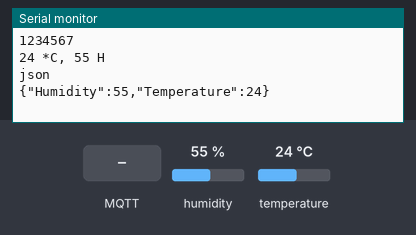
Recording of a sketch running on a simulated ESP8266 (NodeMCU). Shown: the last lines printed to the serial monitor. The test bench sets the inputs (shaded band); at power-on: humidity 55 %, temperature 24 °C. WiFi joins after 1.5 s; servers stay silent unless stated; no MQTT or app messages arrive unless stated.

Above: at 2.7 s.
2.8 s: MQTT message "YJS88888888" arrives on the first subscribed topic
At 13.4 s:
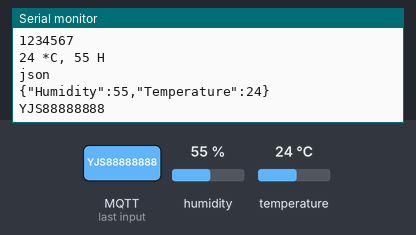
14.0 s: MQTT message "on" arrives on the first subscribed topic
At 24.4 s:
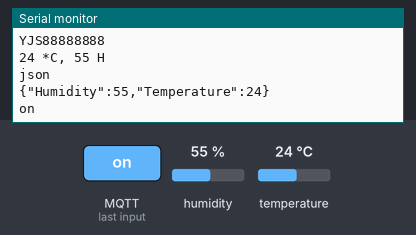
25.1 s: MQTT message "off" arrives on the first subscribed topic
At 35.5 s:
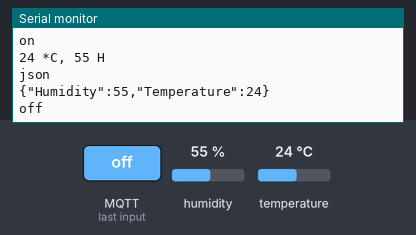
36.1 s: humidity set to 22 %
At 36.8 s:
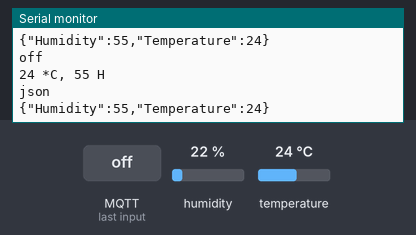
40.2 s: temperature set to 12 °C
44.3 s: humidity set to 40 %
At 47.0 s:
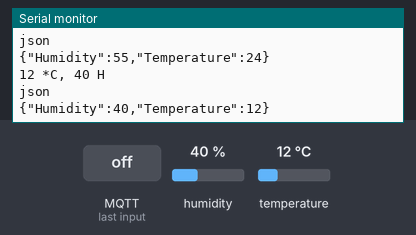

Measured:
- after the input at 2.8 s, the serial monitor: prints a new line after 9.8 s (image 1)
- after the input at 14.0 s, the serial monitor: prints a new line after 9.6 s (image 2)
- after the input at 25.1 s, the serial monitor: prints a new line after 9.5 s (image 3)
- after the input at 44.3 s, the serial monitor: prints a new line after 2.4 s (image 5)

The sketch:

dht22.ino
```cpp
#include <ESP8266WiFi.h>
#include <PubSubClient.h>
#include <SimpleDHT.h>
#include <ArduinoJson.h>
int pinDHT11 = D2;
SimpleDHT11 dht11;
unsigned int mac=0;
//连线：D2连dht11或dht22中间的DATA，ACC接nodemcu上的VIN接口（其实就是5V），GND接GND（地线）

const char* ssid = "WUZEEN";//连接的路由器的名字
const char* password = "wuzeen1996";//连接的路由器的密码

//const char* ssid = "yzzn";//连接的路由器的名字
//const char* password = "8888888888";//连接的路由器的密码

//const char* ssid = "YJS";//连接的路由器的名字
//const char* password = "YJS88888888";//连接的路由器的密码

//const char* mqtt_server = "47.93.196.49";//服务器的地址 iot.eclipse.org是开源服务器,实验室服务器：123.206.127.199

const char* mqtt_server = "39.108.118.166";//吴泽恩的服务器

long lastMsg = 0;//存放时间的变量

WiFiClient espClient;
PubSubClient client(espClient);


char msg[100];//存放要发的数据
int Humidity=0;
int Temperature=0;

void setup_wifi() {//自动连WIFI接入网络
  delay(10);
  WiFi.begin(ssid, password);
  while (WiFi.status() != WL_CONNECTED) {
    delay(500);
  }
}

void callback(char* topic, byte* payload, unsigned int length) {//用于接收数据

  for (int i = 0; i < length; i++) {
    Serial.print((char)payload[i]);//串口打印接收到的数据
  }
  Serial.println();//换行

}

void reconnect() {//等待，直到连接上服务器
  while (!client.connected()) {//如果没有连接上
    if (client.connect("yinxin")+mac) {//接入时的用户名，尽量取一个很不常用的用户名
      client.subscribe("666");//接收外来的数据时的intopic
    } else {
      Serial.print("failed, rc=");//连接失败
      Serial.print(client.state());//重新连接
      Serial.println(" try again in 5 seconds");//延时5秒后重新连接
      delay(5000);
    }
  }
}


 void show(){
  Serial.print(Temperature);
  Serial.print(" *C, ");
  Serial.print(Humidity);
  Serial.println(" H");
  Serial.println("json");
  Serial.println(msg);
 }

void DhT11(){
  byte temperature = 0;
  byte humidity = 0;
  int err = SimpleDHTErrSuccess;
  if ((err = dht11.read(pinDHT11, &temperature, &humidity, NULL)) != SimpleDHTErrSuccess) {
  //  Serial.print("Read DHT11 failed, err="); Serial.println(err);delay(1000);
    return;
  }
  Humidity=(int)humidity;
  Temperature=(int)temperature;
  delay(1000);
}


void encodeJson(){
  DynamicJsonBuffer jsonBuffer;
  JsonObject& root1 = jsonBuffer.createObject();
  root1["Humidity"] = Humidity;
  root1["Temperature"] = Temperature;
  root1.printTo(msg);
 }


void setup() {//初始化程序，只运行一遍
  Serial.begin(9600);//设置串口波特率（与烧写用波特率不是一个概念）
   mac=ESP.getChipId();
  setup_wifi();//自动连WIFI接入网络
  client.setServer(mqtt_server, 1883);//1883为端口号
  client.setCallback(callback); //用于接收服务器接收的数据
    Serial.println(mac);
}


void loop() {//主循环
   reconnect();//确保连上服务器，否则一直等待。
   client.loop();//MUC接收数据的主循环函数。
    DhT11();
    encodeJson();
    show();
    delay(10000);//让其过十秒再收一次，后期可能会再提高间隔
   long now = millis();//记录当前时间
   if (now - lastMsg > 1000) {//每隔1秒进行if内部语句
    client.publish("dht22", msg);//发送数据，其中temperature是发出去的outtopic
    lastMsg = now;//刷新上一次发送数据的时间
  }
}
```
